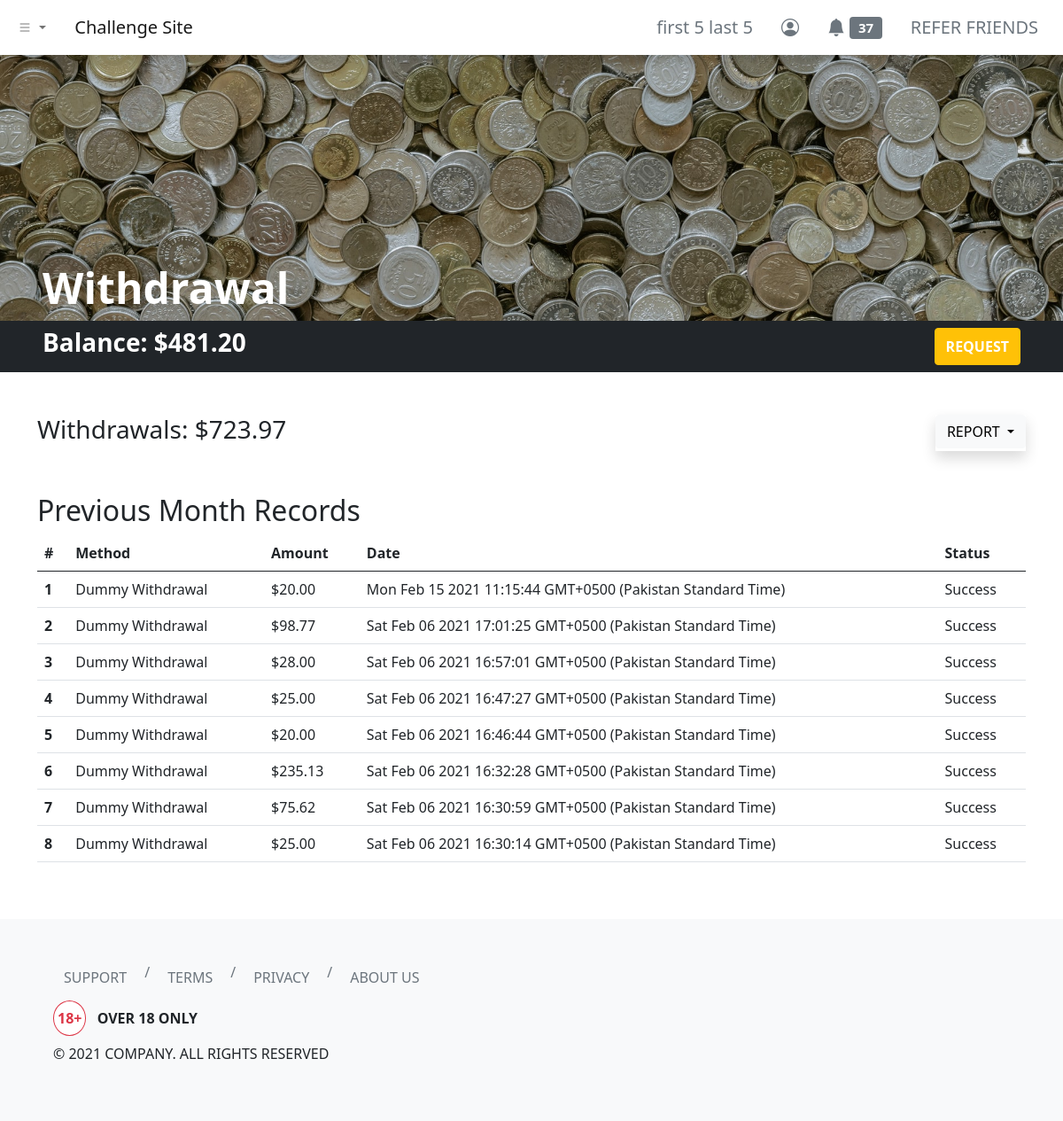
The page /dashboard/withdrawal/?report-filter=previous-month (signed in) on the database its author committed.
### tables this page shows
CREATE TABLE `users` (
  `id` int(11) NOT NULL,
  `username` varchar(255) NOT NULL,
  `first_name` varchar(255) NOT NULL,
  `last_name` varchar(255) NOT NULL,
  `email` varchar(255) NOT NULL,
  `user_password` varchar(255) NOT NULL,
  `balance` decimal(65,30) UNSIGNED NOT NULL DEFAULT 0.000000000000000000000000000000,
  `skill_points` int(11) NOT NULL
);

CREATE TABLE `withdrawal_log` (
  `withdrawal_id` int(11) NOT NULL,
  `withdrawal_by` int(11) NOT NULL,
  `method` varchar(255) NOT NULL,
  `amount` decimal(65,30) UNSIGNED NOT NULL,
  `withdrawal_status` varchar(255) NOT NULL,
  `client_date` varchar(255) NOT NULL,
  `server_timestamp` timestamp NOT NULL DEFAULT current_timestamp()
);

### php-apis/clean-input.php (called while the page is built)
<?php
function clean_input($data)
{
    $data = trim($data);
    $data = stripslashes($data);
    $data = htmlspecialchars($data);
    return $data;
}

### dashboard/withdrawal/index.php (the view, shortened to what this page needs)
<?php
include '../../header.php';
?>
<link rel="stylesheet" href="./index.css">
<div class="hero bg-dark d-flex align-items-end px-5">
    <h1 class="text-white display-5 fw-bold">Withdrawal</h1>
</div>
<div class="container-fluid bg-dark py-2 px-5">
    <div class="row">
        <div class="col d-flex justify-content-between">
            <h3 class="text-white fw-bold">Balance:
                <?php
                include_once '../../php-apis/db-config.php';
                include_once '../../php-apis/clean-input.php';
                $user_id = $_SESSION['id'];
                $sql3 = "SELECT * FROM users WHERE id=$user_id";
                $result3 = mysqli_query($conn, $sql3);
                if (mysqli_num_rows($result3) > 0) {
                    while ($row3 = mysqli_fetch_assoc($result3)) {
                        echo '$' . number_format($row3['balance'], 2, '.', '');
                    }
                } else {
                    header("Location: ../../php-apis/logout.php");
                    die();
                }
                ?>
            </h3>
            <button type="button" class="btn btn-warning text-uppercase text-white fw-bold" data-bs-toggle="modal" data-bs-target="#withdrawalModal">
                Request
            </button>
        </div>
    </div>
</div>
<div class="container my-5">
    <div class="row">
        <div class="col">
            <h3>Withdrawals:
                <?php
                $sql = "SELECT SUM(amount) AS withdrawalSum FROM withdrawal_log WHERE withdrawal_by = $user_id";
                $result = mysqli_query($conn, $sql);
                if (mysqli_num_rows($result) > 0) {
                    while ($row = mysqli_fetch_assoc($result)) {
                        echo '$' . number_format($row['withdrawalSum'], 2, '.', '');
                    }
                } else {
                    echo "$0.00";
                }
                ?>
            </h3>
        </div>
        <div class="col d-flex">
            <div class="dropdown shadow ms-auto">
                <button class="btn btn-light dropdown-toggle text-uppercase" type="button" data-bs-toggle="dropdown" aria-expanded="false">
                    Report
                </button>
            </div>
        </div>
    </div>
</div>
<div class="container my-5">
    <div class="row">
        <div class="col">
            <h2 class="text-capitalize"><?php echo (isset($_GET['report-filter']) && !empty($_GET['report-filter'])) ? (str_replace("-", " ", mysqli_real_escape_string($conn, clean_input($_GET['report-filter'])))) : ("All") ?> Records</h2>
            <table class="table">
                <thead>
                    <tr>
                        <th scope="col">#</th>
                        <th scope="col">Method</th>
                        <th scope="col">Amount</th>
                        <th scope="col">Date</th>
                        <th scope="col">Status</th>
                    </tr>
                </thead>
                <tbody>
                    <?php
                    if (isset($_GET['report-filter']) && !empty($_GET['report-filter'])) {
                        $reportFilter = mysqli_real_escape_string($conn, clean_input($_GET["report-filter"]));
                        switch ($reportFilter) {
                            case "previous-month":
                                $sql2 = "SELECT * FROM withdrawal_log WHERE YEAR(server_timestamp) = YEAR(CURRENT_DATE() - INTERVAL 1 MONTH) AND MONTH(server_timestamp) = MONTH(CURRENT_DATE() - INTERVAL 1 MONTH) AND withdrawal_by = $user_id ORDER BY server_timestamp DESC";
                                break;
                        }
                    } else {
                        $sql2 = "SELECT * FROM withdrawal_log WHERE withdrawal_by = $user_id ORDER BY server_timestamp DESC";
                    }
                    $result2 = mysqli_query($conn, $sql2);
                    if (mysqli_num_rows($result2) > 0) {
                        $count = 1;
                        while ($row2 = mysqli_fetch_assoc($result2)) {
                    ?>
                            <tr>
                                <th scope="row"><?php echo $count; ?></th>
                                <td><?php echo $row2['method']; ?></td>
                                <td><?php echo '$' . number_format($row2['amount'], 2, '.', ''); ?></td>
                                <td><?php echo $row2['client_date']; ?></td>
                                <td><?php echo $row2['withdrawal_status']; ?></td>
                            </tr>
                        <?php
                            $count++;
                        }
                    } else {
                        ?>
                        <tr>
                            <td colspan="4" class="text-center text-danger">No Records Found!</td>
                        </tr>
                    <?php } ?>
                </tbody>
            </table>
        </div>
    </div>
</div>
<?php
include '../../footer.php';
?>

### header.php (shortened to what this page needs)
<?php
function urlPrefix()
{
    if (basename(getcwd()) === basename(__DIR__)) {
        return './';
    } elseif (basename(dirname(getcwd())) === basename(__DIR__)) {
        return '../';
    } elseif (basename(dirname(dirname(getcwd()))) === basename(__DIR__)) {
        return '../../';
    } elseif (basename(dirname(dirname(dirname(getcwd())))) === basename(__DIR__)) {
        return '../../../';
    } else {
        return './';
    }
}
?>
<!DOCTYPE html>
<html lang="en">
<head>
    <link href="https://cdn.jsdelivr.net/npm/bootstrap@5.0.0-beta2/dist/css/bootstrap.min.css" rel="stylesheet">
    <link rel="stylesheet" href="https://cdn.jsdelivr.net/npm/bootstrap-icons@1.3.0/font/bootstrap-icons.css">
</head>
<body>
    <nav class="navbar navbar-expand-sm navbar-light bg-white shadow">
        <div class="container-fluid">
            <ul class="navbar-nav me-4">
                <li class="nav-item dropdown">
                    <a class="nav-link dropdown-toggle" href="#" id="navbarDropdownMenuLink" role="button" data-bs-toggle="dropdown" aria-expanded="false">
                        <i class="bi bi-list"></i>
                    </a>
                </li>
            </ul>
            <a class="navbar-brand" href="<?php echo urlPrefix(); ?>">Challenge Site</a>
            <div class="collapse navbar-collapse" id="navbarNavDropdown">
                <ul class="navbar-nav ms-auto">
                    <?php if (isset($_SESSION['id'])) { ?>
                        <li class="nav-item">
                            <a class="btn btn-lg btn-outline-secondary border-0" aria-current="page" href="<?php echo urlPrefix() . 'dashboard/profile/'; ?>">
                                <?php
                                include_once urlPrefix() . 'php-apis/db-config.php';
                                $user_id = $_SESSION['id'];
                                $sql = "SELECT * FROM users WHERE id=$user_id";
                                $result = mysqli_query($conn, $sql);
                                if (mysqli_num_rows($result) > 0) {
                                    while ($row = mysqli_fetch_assoc($result)) {
                                        echo $row['first_name'] . ' ' . $row['last_name'];
                                    }
                                } else {
                                    header("Location: " . urlPrefix() . "php-apis/logout.php");
                                    die();
                                }
                                ?>
                            </a>
                        </li>
                        <li class="nav-item">
                            <a class="btn btn-lg btn-outline-secondary border-0" aria-current="page" href="<?php echo urlPrefix() . 'dashboard/profile/'; ?>"><i class="bi bi-person-circle"></i></a>
                        </li>
                        <li class="nav-item">
                            <a class="btn btn-lg btn-outline-secondary border-0" aria-current="page" href="<?php echo urlPrefix() . 'dashboard/notifications/'; ?>">
                                <i class="bi bi-bell-fill"></i>
                                <span class="badge bg-secondary">
                                    <?php
                                    $sql2 = "SELECT COUNT(*) AS unread_notifs FROM notifications WHERE notif_for = $user_id AND notif_status = 'unread'";
                                    $result2 = mysqli_query($conn, $sql2);
                                    if (mysqli_num_rows($result2) > 0) {
                                        while ($row2 = mysqli_fetch_assoc($result2)) {
                                            echo $row2['unread_notifs'];
                                        }
                                    } else {
                                        echo "0";
                                    }
                                    ?>
                                </span>
                            </a>
                        </li>
                        <li class="nav-item">
                            <a class="btn btn-lg btn-outline-secondary border-0" aria-current="page" href="<?php echo urlPrefix() . 'dashboard/refer/'; ?>">REFER FRIENDS</a>
                        </li>
                    <?php } else { ?>
                        <li class="nav-item">
                            <a class="btn btn-lg btn-outline-secondary border-0" aria-current="page" href="<?php echo urlPrefix() . 'login/'; ?>">ENTER</a>
                        </li>
                    <?php } ?>
                </ul>
            </div>
        </div>
    </nav>

### dashboard/withdrawal/index.css (style rules this page uses)
.hero { background-image: url('../../images/pawel-czerwinski-PtHP1wFSSYI-unsplash.jpg'); background-position: bottom; background-repeat: no-repeat; background-size: cover; min-height: 300px; }

### rows shown on the page
users: first_name "first 5", last_name "last 5", balance "481.20"
withdrawal_log: method "Dummy Withdrawal", amount "20.00", client_date "Mon Feb 15 2021 11:15:44 GMT+0500 (Pakistan Standard Time)", withdrawal_status "Success"
withdrawal_log: method "Dummy Withdrawal", amount "98.77", client_date "Sat Feb 06 2021 17:01:25 GMT+0500 (Pakistan Standard Time)", withdrawal_status "Success"
withdrawal_log: method "Dummy Withdrawal", amount "28.00", client_date "Sat Feb 06 2021 16:57:01 GMT+0500 (Pakistan Standard Time)", withdrawal_status "Success"
withdrawal_log: method "Dummy Withdrawal", amount "25.00", client_date "Sat Feb 06 2021 16:47:27 GMT+0500 (Pakistan Standard Time)", withdrawal_status "Success"
withdrawal_log: method "Dummy Withdrawal", amount "20.00", client_date "Sat Feb 06 2021 16:46:44 GMT+0500 (Pakistan Standard Time)", withdrawal_status "Success"
withdrawal_log: method "Dummy Withdrawal", amount "235.13", client_date "Sat Feb 06 2021 16:32:28 GMT+0500 (Pakistan Standard Time)", withdrawal_status "Success"
withdrawal_log: method "Dummy Withdrawal", amount "75.62", client_date "Sat Feb 06 2021 16:30:59 GMT+0500 (Pakistan Standard Time)", withdrawal_status "Success"
withdrawal_log: method "Dummy Withdrawal", amount "25.00", client_date "Sat Feb 06 2021 16:30:14 GMT+0500 (Pakistan Standard Time)", withdrawal_status "Success"

### other values the page prints
$row2['unread_notifs'] "37"
$row['withdrawalSum'] "723.97"
